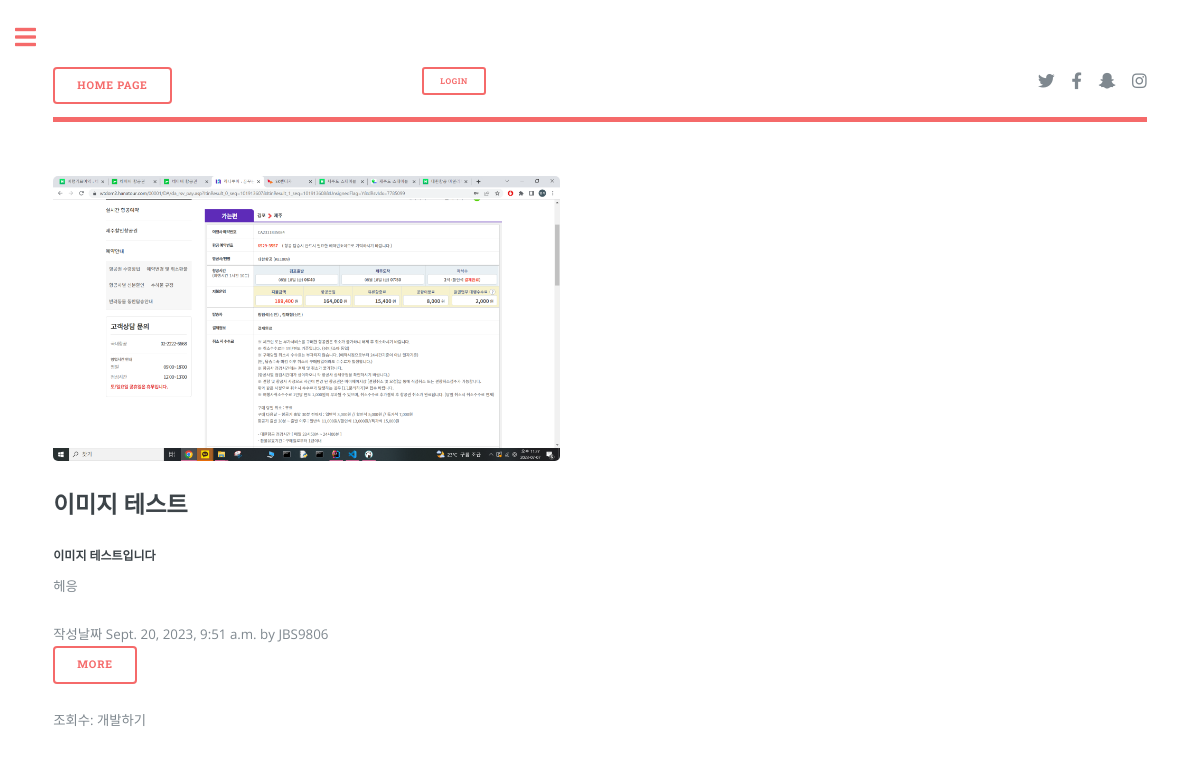
Before: /teamangel/category/space/ with the older database file.
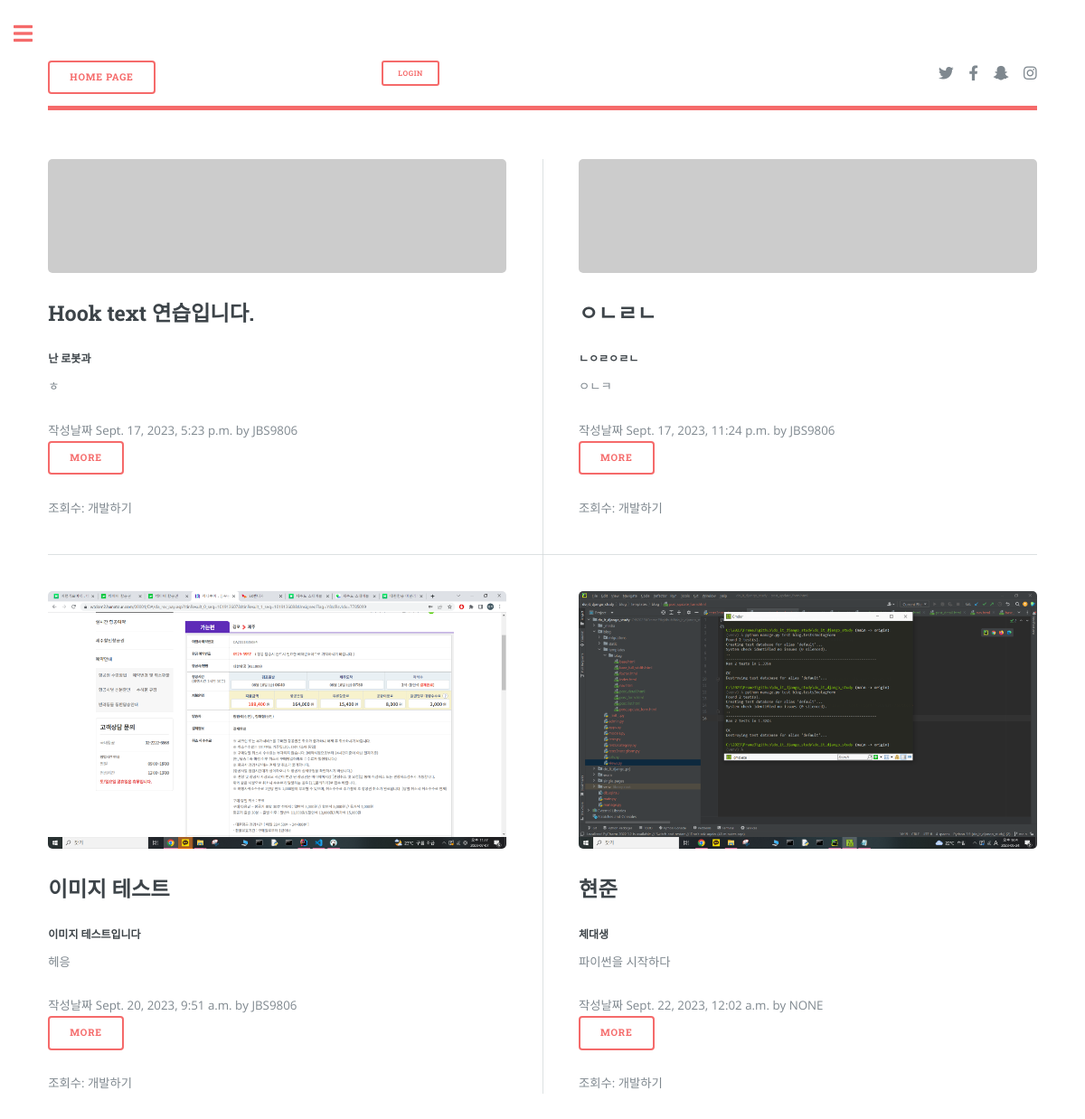
After: the same page with the newer database file.
### teamangel/models.py (models this page shows, shortened)
class Post(models.Model):
    title = models.CharField(max_length=30)
    hook_text = models.CharField(max_length=100, blank=True)
    content = models.TextField()
    head_image = models.ImageField(upload_to='teamangel/images/%Y/%m/%d', blank=True)  # 이미지 폴더 지정하기
    file_upload = models.FileField(upload_to='teamangel/files/%Y/%m/%d', blank=True)  # 포스트에 파일 올리기
    created_at = models.DateTimeField(auto_now_add=True)
    updated_at = models.DateTimeField(auto_now=True)
    author = models.ForeignKey(User, null=True, on_delete=models.SET_NULL)
    category = models.ForeignKey(Category, null=True, blank=True, on_delete=models.SET_NULL)
    def get_absolute_url(self):
        return f'/teamangel/{self.pk}/'

### teamangel/views.py (the view)
# urls.py: path('category/<str:slug>/', views.category_page),
def category_page(request, slug):
    if slug == 'no_category':
        category = '미분류'
        post_list = Post.objects.filter(category=None)
    else:
        category = Category.objects.get(slug=slug)
        post_list = Post.objects.filter(category=category)
    return render(
        request,
        'teamangel/category.html',  # category.html 템플릿을 사용하도록 변경
        {
            'categories': Category.objects.all(),
            'no_category_post_count': Post.objects.filter(category=None).count(),
            'category': category,
            'post_list': post_list,
        }
    )

### teamangel/models.py (called while the page is built)
    def __str__(self):
        return self.name

    def get_absolute_url(self):
        return f'/teamangel/category/{self.slug}/'

### teamangel/templates/teamangel/category.html (shortened to what this page needs)
<!DOCTYPE html>
{% load static %}
<html lang="ko">
<head>
    <link rel="stylesheet" href="{% static 'teamangel/assets/css/main.css' %}" media="screen">
</head>
<body class="is-preload">
			<div id="wrapper">
					<div id="main">
						<div class="inner">
								<header id="header">
									<nav>
                                      <a href="/teamangel/" class="button">Home Page</a>
                                    </nav>
									<ul class="actions small">
										{% if user.is_authenticated %}
											<li><a href="{% url 'account_logout' %}" class="button primary small">Logout</a></li>
										{% else %}
											<li><a href="{% url 'account_login' %}" class="button small">Login</a></li>
										{% endif %}
									</ul>
									<ul class="icons">
										<li><a href="https://twitter.com/" class="icon brands fa-twitter"><span class="label">Twitter</span></a></li>
										<li><a href="https://www.facebook.com/" class="icon brands fa-facebook-f"><span class="label">Facebook</span></a></li>
										<li><a href="https://www.snapchat.com/" class="icon brands fa-snapchat-ghost"><span class="label">Snapchat</span></a></li>
										<li><a href="https://www.instagram.com/" class="icon brands fa-instagram"><span class="label">Instagram</span></a></li>
									</ul>
								</header>
							<section>
								<div class="posts">
									{% for p in post_list %}
									<article>
										{% if p.head_image %}
											<span class="image"><img src="{{ p.head_image.url }}" alt="{{ p.title }} head-image" /></span>
										{% else %}
											<span class="image"><img src="https://picsum.photos/seed/{{ p.id }}/800/200" alt="random-image" /></span>
										{% endif %}
										<h2>{{ p.title }}</h2>
										{% if p.hook_text %}
											<h5 class="text-muted">{{ p.hook_text }}</h5>
										{% endif %}
										<p>{{ p.content | truncatewords:20}}</p>
										<div>작성날짜 {{ p.created_at }} by
										{{ p.author | upper }}</div>
										<ul class="actions">
											<li><a href="{{ p.get_absolute_url }}" class="button">More</a></li>
										</ul>
										<p>조회수: 개발하기</p>
									</article>
									{% endfor %}
								</div>
							</section>
						</div>
					</div>
			</div>
	</body>
</html>

Changed rows visible on the page:
now on this page (row edited): Post: title "Hook text 연습입니다.", hook_text "난 로봇과", content "ㅎ", created_at "Sept. 17, 2023, 5:23 p.m.", author "JBS9806"
now on this page (row edited): Post: title "ㅇㄴㄹㄴ", hook_text "ㄴㅇㄹㅇㄹㄴ", content "ㅇㄴㅋ", created_at "Sept. 17, 2023, 11:24 p.m.", author "JBS9806"
added Post: head_image (picture), title "현준", hook_text "체대생", content "파이썬을 시작하다", created_at "Sept. 22, 2023, 12:02 a.m.", author "NONE"
